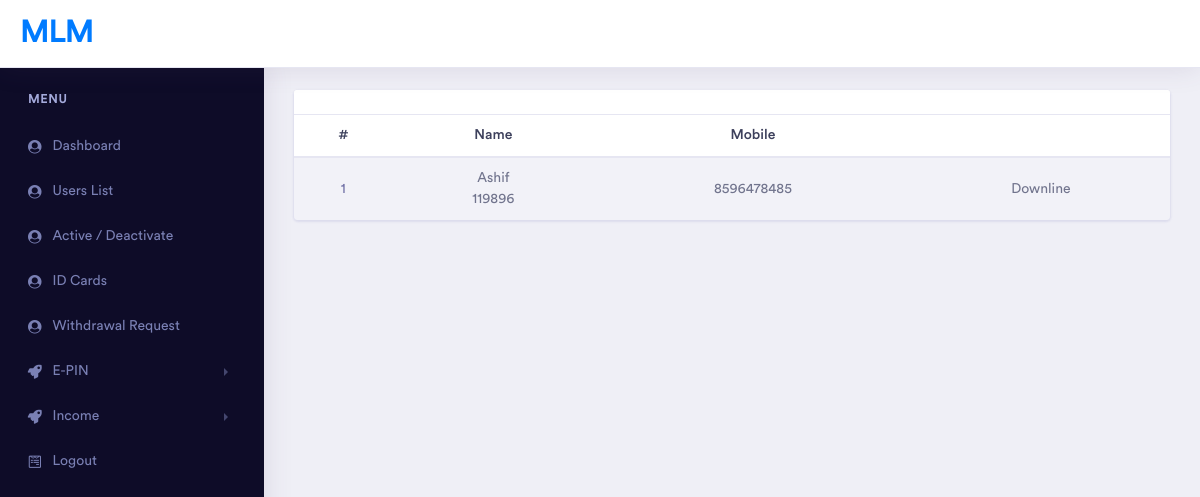
Page /admin/level.php (signed in) on the committed database.
### tables this page shows
CREATE TABLE `users` (
  `id` int(10) NOT NULL,
  `user_id` int(10) NOT NULL,
  `email` varchar(255) NOT NULL,
  `name` varchar(50) NOT NULL,
  `password` varchar(255) NOT NULL,
  `mobile` varchar(15) NOT NULL,
  `dob` date NOT NULL,
  `gender` tinyint(1) NOT NULL,
  `address` varchar(100) NOT NULL,
  `panno` varchar(100) NOT NULL,
  `aadharno` varchar(1000) NOT NULL,
  `position` tinyint(1) NOT NULL DEFAULT 0,
  `sponsor_id` int(10) NOT NULL,
  `left_count` int(10) NOT NULL,
  `right_count` int(10) NOT NULL,
  `placement_id` int(10) NOT NULL,
  `right_side` int(10) DEFAULT NULL,
  `left_side` int(10) DEFAULT NULL,
  `status` tinyint(1) NOT NULL DEFAULT 0,
  `user_status` int(2) NOT NULL,
  `member_type` int(11) NOT NULL,
  `registration_date` date NOT NULL,
  `id_card` int(2) NOT NULL,
  `id_img` varchar(255) DEFAULT NULL,
  `bank_name` varchar(255) DEFAULT NULL,
  `account_holder` varchar(255) DEFAULT NULL,
  `account_no` int(30) DEFAULT NULL,
  `ifsc` varchar(255) DEFAULT NULL,
  `branch` varchar(255) DEFAULT NULL
);

### admin/element/connection.php (called while the page is built, shortened)
<?php
if (isset($_SESSION['session_id'])) {
  $my_id=$_SESSION['admin_id'];
} else {
  header("Location:index.php");
  exit;
}
 ?>

### admin/level.php (the view, shortened to what this page needs)
<!doctype html>
<html lang="en">
<?php
  include_once("element/connection.php");
 ?>
<head>
    <link rel="stylesheet" href="assets/vendor/bootstrap/css/bootstrap.min.css">
    <link href="assets/vendor/fonts/circular-std/style.css" rel="stylesheet">
    <link rel="stylesheet" href="assets/libs/css/style.css">
    <link rel="stylesheet" href="assets/vendor/fonts/fontawesome/css/fontawesome-all.css">
    <link rel="stylesheet" href="assets/vendor/charts/morris-bundle/morris.css">
    <link rel="stylesheet" href="assets/vendor/fonts/material-design-iconic-font/css/materialdesignicons.min.css">
</head>
<body>
    <div class="dashboard-main-wrapper">
	    <?php
      include_once("element/sidebar.php");
       ?>
	    <div class="dashboard-wrapper">
	        <div class="dashboard-influence">
	            <div class="container-fluid dashboard-content">
                <?php
                if (isset($_REQUEST['user_id'])) {
                  $level_sponsor=$_REQUEST['user_id'];
                  if (check_my_downline($level_sponsor,$my_id)) {
                  }else {
                    $level_sponsor=$my_id;
                  }
                } else {
                  $level_sponsor=$my_id;
                }
                 ?>
                  <div class="row">
                            <div class="col-md-12">
                                                 <div class="main-card mb-3 card">
                                                     <div class="card-header"></div>
                                                     <div class="table-responsive">
                                                         <table class="align-middle mb-0 table table-borderless table-striped table-hover">
                                                            <thead>
                                                             <tr>
                                                                 <th class="text-center">#</th>
                                                                 <th class="text-center">Name</th>
                                                                 <th class="text-center">Mobile</th>
                                                                 <th></th>
                                                             </tr>
                                                            </thead>
                                                            <tbody>
                                                              <?php
                                                                $data=mysqli_query($conn,"SELECT * FROM `users` WHERE `sponsor_id`='$level_sponsor'");
                                                                  $a=1;
                                                                  if (mysqli_num_rows($data)>0) {
                                                                    while ($user_detail=mysqli_fetch_array($data)) {
                                                                      ?><tr><td class="text-center text-muted"><?php echo $a; ?></td>
                                                                      <td class="text-center">
                                                                          <div class="widget-content p-0">
                                                                              <div class="widget-content-wrapper">
                                                                                  <div class="widget-content-left flex2">
                                                                                      <div class="widget-heading">
                                                                                        <?php echo $user_detail['name'] ?>
                                                                                      </div>
                                                                                      <div class="widget-subheading opacity-7"><?php echo $user_detail['user_id'] ?></div>
                                                                                  </div>
                                                                              </div>
                                                                          </div>
                                                                      </td>
                                                                      <td class="text-center"><?php echo $user_detail['mobile'] ?></td>
                                                                      <td class="text-center"> <a href="level.php?user_id=<?php echo $user_detail['user_id'] ?>">Downline</a> </td>
                                                                      </tr><?php
                                                                      ++$a;
                                                                    }
                                                                  } else {
                                                                    ?> <tr>
                                                                      <td colspan="4" class="text-center"> Data Not Available</td>
                                                                    </tr> <?php
                                                                  }
                                                                ?>
                                                            </tbody>
                                                           </table>
                                               </div>
                                               </div>
                            </div>
                  </div>
</body>
</html>

### rows in the picture
users: name "Ashif", user "119896", mobile "8596478485"
